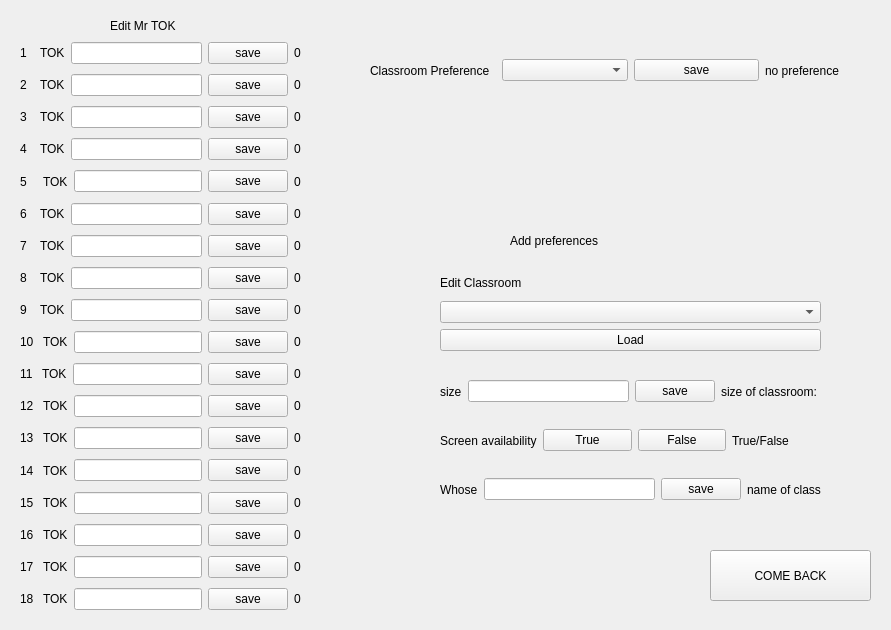
<?xml version="1.0" encoding="UTF-8"?>
<ui version="4.0">
 <class>Form</class>
 <widget class="QWidget" name="Form">
  <property name="geometry">
   <rect>
    <x>0</x>
    <y>0</y>
    <width>891</width>
    <height>630</height>
   </rect>
  </property>
  <property name="windowTitle">
   <string>Form</string>
  </property>
  <widget class="QLabel" name="label">
   <property name="geometry">
    <rect>
     <x>510</x>
     <y>190</y>
     <width>251</width>
     <height>101</height>
    </rect>
   </property>
   <property name="accessibleDescription">
    <string/>
   </property>
   <property name="layoutDirection">
    <enum>Qt::LayoutDirection::LeftToRight</enum>
   </property>
   <property name="text">
    <string>Add preferences</string>
   </property>
  </widget>
  <widget class="QPushButton" name="ComeBackButton">
   <property name="geometry">
    <rect>
     <x>710</x>
     <y>550</y>
     <width>161</width>
     <height>51</height>
    </rect>
   </property>
   <property name="text">
    <string>COME BACK</string>
   </property>
  </widget>
  <widget class="QWidget" name="layoutWidget">
   <property name="geometry">
    <rect>
     <x>440</x>
     <y>370</y>
     <width>381</width>
     <height>141</height>
    </rect>
   </property>
   <layout class="QVBoxLayout" name="verticalLayout_3">
    <item>
     <layout class="QHBoxLayout" name="horizontalLayout">
      <item>
       <widget class="QLabel" name="label_4">
        <property name="text">
         <string>size</string>
        </property>
       </widget>
      </item>
      <item>
       <widget class="QLineEdit" name="lineEditSize"/>
      </item>
      <item>
       <widget class="QPushButton" name="saveSize">
        <property name="text">
         <string>save</string>
        </property>
       </widget>
      </item>
      <item>
       <widget class="QLabel" name="valueSize">
        <property name="text">
         <string>size of classroom: </string>
        </property>
       </widget>
      </item>
     </layout>
    </item>
    <item>
     <layout class="QHBoxLayout" name="horizontalLayout_2">
      <item>
       <widget class="QLabel" name="label_5">
        <property name="text">
         <string>Screen availability</string>
        </property>
       </widget>
      </item>
      <item>
       <widget class="QPushButton" name="CScreenTrue">
        <property name="text">
         <string>True</string>
        </property>
       </widget>
      </item>
      <item>
       <widget class="QPushButton" name="CScreenFalse">
        <property name="text">
         <string>False</string>
        </property>
       </widget>
      </item>
      <item>
       <widget class="QLabel" name="valuseCScreen">
        <property name="text">
         <string>True/False</string>
        </property>
       </widget>
      </item>
     </layout>
    </item>
    <item>
     <layout class="QHBoxLayout" name="horizontalLayout_3">
      <item>
       <widget class="QLabel" name="label_6">
        <property name="text">
         <string>Whose</string>
        </property>
       </widget>
      </item>
      <item>
       <widget class="QLineEdit" name="lineEditWhose"/>
      </item>
      <item>
       <widget class="QPushButton" name="saveWhose">
        <property name="text">
         <string>save</string>
        </property>
       </widget>
      </item>
      <item>
       <widget class="QLabel" name="valueWhose">
        <property name="text">
         <string>name of class</string>
        </property>
       </widget>
      </item>
     </layout>
    </item>
   </layout>
  </widget>
  <widget class="QWidget" name="layoutWidget">
   <property name="geometry">
    <rect>
     <x>440</x>
     <y>270</y>
     <width>381</width>
     <height>81</height>
    </rect>
   </property>
   <layout class="QVBoxLayout" name="verticalLayout_2">
    <item>
     <widget class="QLabel" name="label_3">
      <property name="text">
       <string>Edit Classroom</string>
      </property>
     </widget>
    </item>
    <item>
     <widget class="QComboBox" name="comboBoxClassrooms"/>
    </item>
    <item>
     <widget class="QPushButton" name="loadClassrooms">
      <property name="text">
       <string>Load</string>
      </property>
     </widget>
    </item>
   </layout>
  </widget>
  <widget class="QLabel" name="label_2">
   <property name="geometry">
    <rect>
     <x>110</x>
     <y>10</y>
     <width>131</width>
     <height>31</height>
    </rect>
   </property>
   <property name="text">
    <string>Edit Mr TOK</string>
   </property>
  </widget>
  <widget class="QWidget" name="layoutWidget_2">
   <property name="geometry">
    <rect>
     <x>370</x>
     <y>40</y>
     <width>521</width>
     <height>61</height>
    </rect>
   </property>
   <layout class="QHBoxLayout" name="horizontalLayout_24">
    <item>
     <widget class="QLabel" name="label_26">
      <property name="text">
       <string>Classroom Preference</string>
      </property>
     </widget>
    </item>
    <item>
     <widget class="QComboBox" name="classroomPreferenceComboBox"/>
    </item>
    <item>
     <widget class="QPushButton" name="saveClassroomPreference">
      <property name="text">
       <string>save</string>
      </property>
     </widget>
    </item>
    <item>
     <widget class="QLabel" name="classroomPreferenceLabel">
      <property name="text">
       <string>no preference</string>
      </property>
     </widget>
    </item>
   </layout>
  </widget>
  <widget class="QWidget" name="layoutWidget">
   <property name="geometry">
    <rect>
     <x>20</x>
     <y>40</y>
     <width>281</width>
     <height>572</height>
    </rect>
   </property>
   <layout class="QVBoxLayout" name="verticalLayout">
    <item>
     <layout class="QHBoxLayout" name="horizontalLayout_4">
      <item>
       <widget class="QLabel" name="label_7">
        <property name="text">
         <string>1  </string>
        </property>
       </widget>
      </item>
      <item>
       <widget class="QLabel" name="whichTOK1">
        <property name="text">
         <string>TOK</string>
        </property>
       </widget>
      </item>
      <item>
       <widget class="QLineEdit" name="numberOfStudents1"/>
      </item>
      <item>
       <widget class="QPushButton" name="saveSize1">
        <property name="text">
         <string>save</string>
        </property>
       </widget>
      </item>
      <item>
       <widget class="QLabel" name="valueOfsize1">
        <property name="text">
         <string>0</string>
        </property>
       </widget>
      </item>
     </layout>
    </item>
    <item>
     <layout class="QHBoxLayout" name="horizontalLayout_6">
      <item>
       <widget class="QLabel" name="label_8">
        <property name="text">
         <string>2  </string>
        </property>
       </widget>
      </item>
      <item>
       <widget class="QLabel" name="whichTOK2">
        <property name="text">
         <string>TOK</string>
        </property>
       </widget>
      </item>
      <item>
       <widget class="QLineEdit" name="numberOfStudents2"/>
      </item>
      <item>
       <widget class="QPushButton" name="saveSize2">
        <property name="text">
         <string>save</string>
        </property>
       </widget>
      </item>
      <item>
       <widget class="QLabel" name="valueOfsize2">
        <property name="text">
         <string>0</string>
        </property>
       </widget>
      </item>
     </layout>
    </item>
    <item>
     <layout class="QHBoxLayout" name="horizontalLayout_7">
      <item>
       <widget class="QLabel" name="label_9">
        <property name="text">
         <string>3  </string>
        </property>
       </widget>
      </item>
      <item>
       <widget class="QLabel" name="whichTOK3">
        <property name="text">
         <string>TOK</string>
        </property>
       </widget>
      </item>
      <item>
       <widget class="QLineEdit" name="numberOfStudents3"/>
      </item>
      <item>
       <widget class="QPushButton" name="saveSize3">
        <property name="text">
         <string>save</string>
        </property>
       </widget>
      </item>
      <item>
       <widget class="QLabel" name="valueOfsize3">
        <property name="text">
         <string>0</string>
        </property>
       </widget>
      </item>
     </layout>
    </item>
    <item>
     <layout class="QHBoxLayout" name="horizontalLayout_8">
      <item>
       <widget class="QLabel" name="label_11">
        <property name="text">
         <string>4  </string>
        </property>
       </widget>
      </item>
      <item>
       <widget class="QLabel" name="whichTOK4">
        <property name="text">
         <string>TOK</string>
        </property>
       </widget>
      </item>
      <item>
       <widget class="QLineEdit" name="numberOfStudents4"/>
      </item>
      <item>
       <widget class="QPushButton" name="saveSize4">
        <property name="text">
         <string>save</string>
        </property>
       </widget>
      </item>
      <item>
       <widget class="QLabel" name="valueOfsize4">
        <property name="text">
         <string>0</string>
        </property>
       </widget>
      </item>
     </layout>
    </item>
    <item>
     <layout class="QHBoxLayout" name="horizontalLayout_9">
      <item>
       <widget class="QLabel" name="label_10">
        <property name="text">
         <string>5   </string>
        </property>
       </widget>
      </item>
      <item>
       <widget class="QLabel" name="whichTOK5">
        <property name="text">
         <string>TOK</string>
        </property>
       </widget>
      </item>
      <item>
       <widget class="QLineEdit" name="numberOfStudents5"/>
      </item>
      <item>
       <widget class="QPushButton" name="saveSize5">
        <property name="text">
         <string>save</string>
        </property>
       </widget>
      </item>
      <item>
       <widget class="QLabel" name="valueOfsize5">
        <property name="text">
         <string>0</string>
        </property>
       </widget>
      </item>
     </layout>
    </item>
    <item>
     <layout class="QHBoxLayout" name="horizontalLayout_10">
      <item>
       <widget class="QLabel" name="label_12">
        <property name="text">
         <string>6  </string>
        </property>
       </widget>
      </item>
      <item>
       <widget class="QLabel" name="whichTOK6">
        <property name="text">
         <string>TOK</string>
        </property>
       </widget>
      </item>
      <item>
       <widget class="QLineEdit" name="numberOfStudents6"/>
      </item>
      <item>
       <widget class="QPushButton" name="saveSize6">
        <property name="text">
         <string>save</string>
        </property>
       </widget>
      </item>
      <item>
       <widget class="QLabel" name="valueOfsize6">
        <property name="text">
         <string>0</string>
        </property>
       </widget>
      </item>
     </layout>
    </item>
    <item>
     <layout class="QHBoxLayout" name="horizontalLayout_11">
      <item>
       <widget class="QLabel" name="label_13">
        <property name="text">
         <string>7  </string>
        </property>
       </widget>
      </item>
      <item>
       <widget class="QLabel" name="whichTOK7">
        <property name="text">
         <string>TOK</string>
        </property>
       </widget>
      </item>
      <item>
       <widget class="QLineEdit" name="numberOfStudents7"/>
      </item>
      <item>
       <widget class="QPushButton" name="saveSize7">
        <property name="text">
         <string>save</string>
        </property>
       </widget>
      </item>
      <item>
       <widget class="QLabel" name="valueOfsize7">
        <property name="text">
         <string>0</string>
        </property>
       </widget>
      </item>
     </layout>
    </item>
    <item>
     <layout class="QHBoxLayout" name="horizontalLayout_12">
      <item>
       <widget class="QLabel" name="label_14">
        <property name="text">
         <string>8  </string>
        </property>
       </widget>
      </item>
      <item>
       <widget class="QLabel" name="whichTOK8">
        <property name="text">
         <string>TOK</string>
        </property>
       </widget>
      </item>
      <item>
       <widget class="QLineEdit" name="numberOfStudents8"/>
      </item>
      <item>
       <widget class="QPushButton" name="saveSize8">
        <property name="text">
         <string>save</string>
        </property>
       </widget>
      </item>
      <item>
       <widget class="QLabel" name="valueOfsize8">
        <property name="text">
         <string>0</string>
        </property>
       </widget>
      </item>
     </layout>
    </item>
    <item>
     <layout class="QHBoxLayout" name="horizontalLayout_13">
      <item>
       <widget class="QLabel" name="label_15">
        <property name="text">
         <string>9  </string>
        </property>
       </widget>
      </item>
      <item>
       <widget class="QLabel" name="whichTOK9">
        <property name="text">
         <string>TOK</string>
        </property>
       </widget>
      </item>
      <item>
       <widget class="QLineEdit" name="numberOfStudents9"/>
      </item>
      <item>
       <widget class="QPushButton" name="saveSize9">
        <property name="text">
         <string>save</string>
        </property>
       </widget>
      </item>
      <item>
       <widget class="QLabel" name="valueOfsize9">
        <property name="text">
         <string>0</string>
        </property>
       </widget>
      </item>
     </layout>
    </item>
    <item>
     <layout class="QHBoxLayout" name="horizontalLayout_14">
      <item>
       <widget class="QLabel" name="label_16">
        <property name="text">
         <string>10 </string>
        </property>
       </widget>
      </item>
      <item>
       <widget class="QLabel" name="whichTOK10">
        <property name="text">
         <string>TOK</string>
        </property>
       </widget>
      </item>
      <item>
       <widget class="QLineEdit" name="numberOfStudents10"/>
      </item>
      <item>
       <widget class="QPushButton" name="saveSize10">
        <property name="text">
         <string>save</string>
        </property>
       </widget>
      </item>
      <item>
       <widget class="QLabel" name="valueOfsize10">
        <property name="text">
         <string>0</string>
        </property>
       </widget>
      </item>
     </layout>
    </item>
    <item>
     <layout class="QHBoxLayout" name="horizontalLayout_15">
      <item>
       <widget class="QLabel" name="label_17">
        <property name="text">
         <string>11 </string>
        </property>
       </widget>
      </item>
      <item>
       <widget class="QLabel" name="whichTOK11">
        <property name="text">
         <string>TOK</string>
        </property>
       </widget>
      </item>
      <item>
       <widget class="QLineEdit" name="numberOfStudents11"/>
      </item>
      <item>
       <widget class="QPushButton" name="saveSize11">
        <property name="text">
         <string>save</string>
        </property>
       </widget>
      </item>
      <item>
       <widget class="QLabel" name="valueOfsize11">
        <property name="text">
         <string>0</string>
        </property>
       </widget>
      </item>
     </layout>
    </item>
    <item>
     <layout class="QHBoxLayout" name="horizontalLayout_16">
      <item>
       <widget class="QLabel" name="label_18">
        <property name="text">
         <string>12 </string>
        </property>
       </widget>
      </item>
      <item>
       <widget class="QLabel" name="whichTOK12">
        <property name="text">
         <string>TOK</string>
        </property>
       </widget>
      </item>
      <item>
       <widget class="QLineEdit" name="numberOfStudents12"/>
      </item>
      <item>
       <widget class="QPushButton" name="saveSize12">
        <property name="text">
         <string>save</string>
        </property>
       </widget>
      </item>
      <item>
       <widget class="QLabel" name="valueOfsize12">
        <property name="text">
         <string>0</string>
        </property>
       </widget>
      </item>
     </layout>
    </item>
    <item>
     <layout class="QHBoxLayout" name="horizontalLayout_17">
      <item>
       <widget class="QLabel" name="label_19">
        <property name="text">
         <string>13 </string>
        </property>
       </widget>
      </item>
      <item>
       <widget class="QLabel" name="whichTOK13">
        <property name="text">
         <string>TOK</string>
        </property>
       </widget>
      </item>
      <item>
       <widget class="QLineEdit" name="numberOfStudents13"/>
      </item>
      <item>
       <widget class="QPushButton" name="saveSize13">
        <property name="text">
         <string>save</string>
        </property>
       </widget>
      </item>
      <item>
       <widget class="QLabel" name="valueOfsize13">
        <property name="text">
         <string>0</string>
        </property>
       </widget>
      </item>
     </layout>
    </item>
    <item>
     <layout class="QHBoxLayout" name="horizontalLayout_18">
      <item>
       <widget class="QLabel" name="label_20">
        <property name="text">
         <string>14 </string>
        </property>
       </widget>
      </item>
      <item>
       <widget class="QLabel" name="whichTOK14">
        <property name="text">
         <string>TOK</string>
        </property>
       </widget>
      </item>
      <item>
       <widget class="QLineEdit" name="numberOfStudents14"/>
      </item>
      <item>
       <widget class="QPushButton" name="saveSize14">
        <property name="text">
         <string>save</string>
        </property>
       </widget>
      </item>
      <item>
       <widget class="QLabel" name="valueOfsize14">
        <property name="text">
         <string>0</string>
        </property>
       </widget>
      </item>
     </layout>
    </item>
    <item>
     <layout class="QHBoxLayout" name="horizontalLayout_19">
      <item>
       <widget class="QLabel" name="label_21">
        <property name="text">
         <string>15 </string>
        </property>
       </widget>
      </item>
      <item>
       <widget class="QLabel" name="whichTOK15">
        <property name="text">
         <string>TOK</string>
        </property>
       </widget>
      </item>
      <item>
       <widget class="QLineEdit" name="numberOfStudents15"/>
      </item>
      <item>
       <widget class="QPushButton" name="saveSize15">
        <property name="text">
         <string>save</string>
        </property>
       </widget>
      </item>
      <item>
       <widget class="QLabel" name="valueOfsize15">
        <property name="text">
         <string>0</string>
        </property>
       </widget>
      </item>
     </layout>
    </item>
    <item>
     <layout class="QHBoxLayout" name="horizontalLayout_21">
      <item>
       <widget class="QLabel" name="label_23">
        <property name="text">
         <string>16 </string>
        </property>
       </widget>
      </item>
      <item>
       <widget class="QLabel" name="whichTOK16">
        <property name="text">
         <string>TOK</string>
        </property>
       </widget>
      </item>
      <item>
       <widget class="QLineEdit" name="numberOfStudents16"/>
      </item>
      <item>
       <widget class="QPushButton" name="saveSize16">
        <property name="text">
         <string>save</string>
        </property>
       </widget>
      </item>
      <item>
       <widget class="QLabel" name="valueOfsize16">
        <property name="text">
         <string>0</string>
        </property>
       </widget>
      </item>
     </layout>
    </item>
    <item>
     <layout class="QHBoxLayout" name="horizontalLayout_22">
      <item>
       <widget class="QLabel" name="label_24">
        <property name="text">
         <string>17 </string>
        </property>
       </widget>
      </item>
      <item>
       <widget class="QLabel" name="whichTOK17">
        <property name="text">
         <string>TOK</string>
        </property>
       </widget>
      </item>
      <item>
       <widget class="QLineEdit" name="numberOfStudents17"/>
      </item>
      <item>
       <widget class="QPushButton" name="saveSize17">
        <property name="text">
         <string>save</string>
        </property>
       </widget>
      </item>
      <item>
       <widget class="QLabel" name="valueOfsize17">
        <property name="text">
         <string>0</string>
        </property>
       </widget>
      </item>
     </layout>
    </item>
    <item>
     <layout class="QHBoxLayout" name="horizontalLayout_23">
      <item>
       <widget class="QLabel" name="label_25">
        <property name="text">
         <string>18 </string>
        </property>
       </widget>
      </item>
      <item>
       <widget class="QLabel" name="whichTOK18">
        <property name="text">
         <string>TOK</string>
        </property>
       </widget>
      </item>
      <item>
       <widget class="QLineEdit" name="numberOfStudents18"/>
      </item>
      <item>
       <widget class="QPushButton" name="saveSize18">
        <property name="text">
         <string>save</string>
        </property>
       </widget>
      </item>
      <item>
       <widget class="QLabel" name="valueOfsize18">
        <property name="text">
         <string>0</string>
        </property>
       </widget>
      </item>
     </layout>
    </item>
   </layout>
  </widget>
 </widget>
 <resources/>
 <connections/>
</ui>
